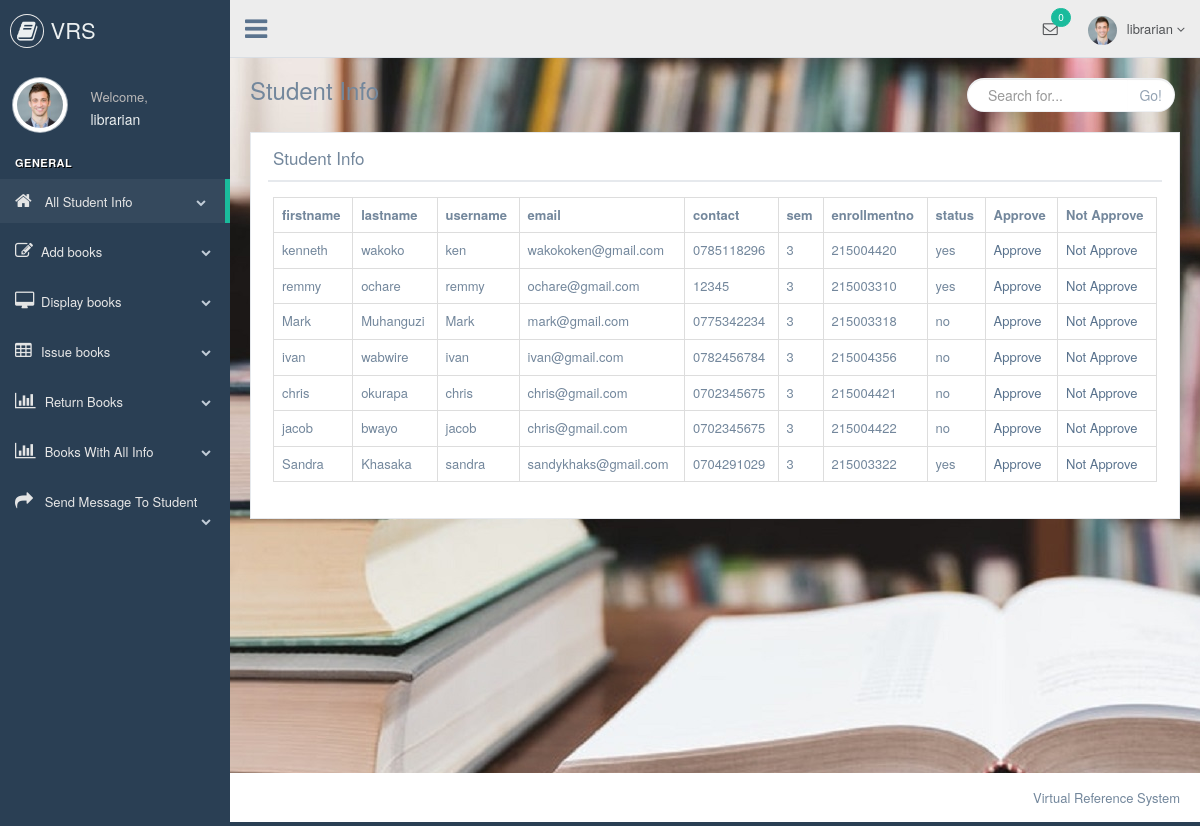
The app's page /VRS/librarian/display_student_info.php (signed in) with its own data.
### tables this page shows
CREATE TABLE `student_registration` (
  `id` int(5) NOT NULL,
  `firstname` varchar(50) NOT NULL,
  `lastname` varchar(50) NOT NULL,
  `username` varchar(50) NOT NULL,
  `password` varchar(50) NOT NULL,
  `email` varchar(50) NOT NULL,
  `contact` varchar(50) NOT NULL,
  `sem` varchar(50) NOT NULL,
  `enrollmentno` varchar(50) NOT NULL,
  `status` varchar(3) NOT NULL
);

### VRS/librarian/display_student_info.php (the view, shortened to what this page needs)
<?php
include "header.php";
	?>
	<?php
include "connection.php";
?>
        <div class="right_col" role="main" style="background-image: url(images/library2.jpg);">
            <div class="">
                <div class="page-title">
                    <div class="title_left">
                        <h3>Student Info</h3>
                    </div>
                    <div class="title_right">
                        <div class="col-md-5 col-sm-5 col-xs-12 form-group pull-right top_search">
                            <div class="input-group">
                                <input type="text" class="form-control" placeholder="Search for...">
                    <span class="input-group-btn">
                      <button class="btn btn-default" type="button">Go!</button>
                    </span>
                            </div>
                        </div>
                    </div>
                </div>
                <div class="clearfix"></div>
                <div class="row" style="min-height:500px">
                    <div class="col-md-12 col-sm-12 col-xs-12">
                        <div class="x_panel">
                            <div class="x_title">
                                <h2>Student Info</h2>
                                <div class="clearfix"></div>
                            </div>
                            <div class="x_content">
                               <?php
							   $res=mysqli_query($link,"select * from student_registration");
							   echo "<table class='table table-bordered'>";
							   echo"<tr>";
							   echo "<th>"; echo "firstname"; echo"</th>";
							   echo "<th>"; echo "lastname"; echo"</th>";
							   echo "<th>"; echo "username"; echo"</th>";
							    echo "<th>"; echo "email"; echo"</th>";
							   echo "<th>"; echo "contact"; echo"</th>";
							   echo "<th>"; echo "sem"; echo"</th>";
							   echo "<th>"; echo "enrollmentno"; echo"</th>";
							   echo "<th>"; echo "status"; echo"</th>";
							   echo "<th>"; echo "Approve"; echo"</th>";
							   echo "<th>"; echo "Not Approve"; echo"</th>";
							   echo"</tr>";
							   while($row=mysqli_fetch_array($res))
							   {
								   echo "<tr>";
							   echo "<td>"; echo $row["firstname"]; echo"</td>";
							   echo "<td>"; echo $row["lastname"]; echo"</td>";
							   echo "<td>"; echo $row["username"]; echo"</td>";
							   echo "<td>"; echo $row["email"]; echo"</td>";
							   echo "<td>"; echo $row["contact"]; echo"</td>";
							   echo "<td>"; echo $row["sem"]; echo"</td>";
							   echo "<td>"; echo $row["enrollmentno"]; echo"</td>";
							   echo "<td>"; echo $row["status"]; echo"</td>";
                               echo "<td>"; ?> <a href="approve.php? id=<?php echo $row["id"]; ?>">Approve</a> <?php echo"</td>";
							   echo "<td>"; ?> <a href="notapprove.php? id=<?php echo $row["id"]; ?>">Not Approve</a> <?php echo"</td>";
							   echo "</tr>";
							   }
							   echo"</table>";
							   ?>
                            </div>
                        </div>
                    </div>
                </div>
            </div>
        </div>
        <?php
		include "footer.php";
		?>

### VRS/librarian/header.php (shortened to what this page needs)
<?php
include "connection.php";
$res=mysqli_query($link,"select * from student_messages where dusername='$_SESSION[librarian]' && read1='n'");
$tot=mysqli_num_rows($res);
?>
<!DOCTYPE html>
<html lang="en">
<head>
    <link href="css/bootstrap.min.css" rel="stylesheet">
    <link href="css/font-awesome.min.css" rel="stylesheet">
    <link href="css/nprogress.css" rel="stylesheet">
    <link href="css/custom.min.css" rel="stylesheet">
</head>
<body class="nav-md">
<div class="container body">
    <div class="main_container">
        <div class="col-md-3 left_col">
            <div class="left_col scroll-view">
                <div class="navbar nav_title" style="border: 0;">
                    <a href="#" class="site_title"><i class="fa fa-book"></i> <span>VRS</span></a>
                </div>
                <div class="profile clearfix">
                    <div class="profile_pic">
                        <img src="images/img.jpg" alt="..." class="img-circle profile_img">
                    </div>
                    <div class="profile_info">
                        <span>Welcome,</span>
                        <h2><?php echo $_SESSION["librarian"]; ?></h2>
                    </div>
                    <div class="clearfix"></div>
                </div>
                <br/>
                <div id="sidebar-menu" class="main_menu_side hidden-print main_menu">
                    <div class="menu_section">
                        <h3>General</h3>
                        <ul class="nav side-menu">
                            <li><a href="display_student_info.php"><i class="fa fa-home"></i> All Student Info <span class="fa fa-chevron-down"></span></a>
                            </li>
                            <li><a href="add_books.php"><i class="fa fa-edit"></i>Add books<span class="fa fa-chevron-down"></span></a>
                            </li>
                            <li><a href="display_books.php"><i class="fa fa-desktop"></i>Display books<span
                                    class="fa fa-chevron-down"></span></a>
                            </li>
                            <li><a href="issue_books.php"><i class="fa fa-table"></i>Issue books<span class="fa fa-chevron-down"></span></a>
                            </li>
                            <li><a href="return_book.php"><i class="fa fa-bar-chart-o"></i> Return Books<span
                                    class="fa fa-chevron-down"></span></a>
                            </li>
                            <li><a href="books_details_with_student.php"><i class="fa fa-bar-chart-o"></i> Books With All Info<span
                                    class="fa fa-chevron-down"></span></a>
                            </li>
							<li><a href="send_notification_student.php"><i class="fa fa-mail-forward"></i> Send Message To Student<span
                                    class="fa fa-chevron-down"></span></a>
                            </li>
                        </ul>
                    </div>
                </div>
            </div>
        </div>
        <div class="top_nav">
            <div class="nav_menu">
                <nav>
                    <div class="nav toggle">
                        <a id="menu_toggle"><i class="fa fa-bars"></i></a>
                    </div>
                    <ul class="nav navbar-nav navbar-right">
                        <li class="">
                            <a href="javascript:;" class="user-profile dropdown-toggle" data-toggle="dropdown"
                               aria-expanded="false">
                                <img src="images/img.jpg" alt=""><?php echo $_SESSION["librarian"]; ?>
                                <span class=" fa fa-angle-down"></span>
                            </a>
                        </li>
                        <li role="presentation" class="dropdown">
                            <a href="message_from_student.php" class="dropdown-toggle info-number" data-toggle="dropdown"
                               aria-expanded="false">
                                <i class="fa fa-envelope-o"></i>
                                <span class="badge bg-green" onclick="window.location='message_from_student.php';"><?php echo $tot; ?></span>
                            </a>
                        </li>
                    </ul>
                </nav>
            </div>
        </div>

### VRS/librarian/footer.php (shortened to what this page needs)
        <footer>
            <div class="pull-right">
                Virtual Reference System
            </div>
            <div class="clearfix"></div>
        </footer>
    </div>
</div>
</body>
</html>

### records on screen
student_registration: firstname "kenneth", lastname "wakoko", username "ken", email "wakokoken@gmail.com", contact "0785118296", sem "3", enrollmentno "215004420", status "yes"
student_registration: firstname "remmy", lastname "ochare", username "remmy", email "ochare@gmail.com", contact "12345", sem "3", enrollmentno "215003310", status "yes"
student_registration: firstname "Mark", lastname "Muhanguzi", username "Mark", email "mark@gmail.com", contact "0775342234", sem "3", enrollmentno "215003318", status "no"
student_registration: firstname "ivan", lastname "wabwire", username "ivan", email "ivan@gmail.com", contact "0782456784", sem "3", enrollmentno "215004356", status "no"
student_registration: firstname "chris", lastname "okurapa", username "chris", email "chris@gmail.com", contact "0702345675", sem "3", enrollmentno "215004421", status "no"
student_registration: firstname "jacob", lastname "bwayo", username "jacob", email "chris@gmail.com", contact "0702345675", sem "3", enrollmentno "215004422", status "no"
student_registration: firstname "Sandra", lastname "Khasaka", username "sandra", email "sandykhaks@gmail.com", contact "0704291029", sem "3", enrollmentno "215003322", status "yes"

### other values on screen
$_SESSION["librarian"] "librarian"
$tot "0"
